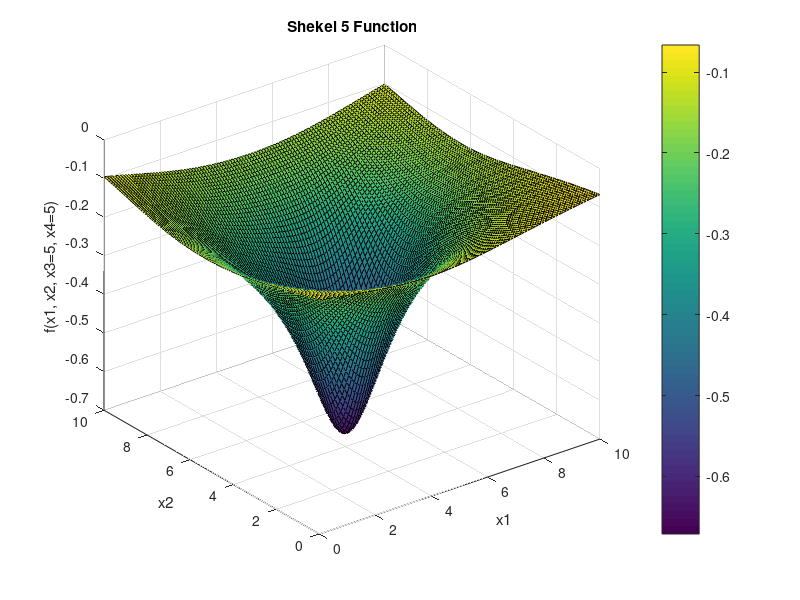

Recreate this plot in MATLAB.
function plot_shekel5()
    a = [4, 1, 8, 6, 3; 
         4, 1, 8, 6, 7; 
         4, 1, 8, 6, 3; 
         4, 1, 8, 6, 7];
    c = [0.1; 0.2; 0.2; 0.4; 0.4];

    x3 = 5;
    x4 = 5;

    [x1_grid, x2_grid] = meshgrid(0:0.1:10, 0:0.1:10);
    f_val_grid = zeros(size(x1_grid));

    for i = 1:size(x1_grid, 1)
        for j = 1:size(x1_grid, 2)
            x = [x1_grid(i, j); x2_grid(i, j); x3; x4];
            f_val_grid(i, j) = shekel5(x, a, c);
        end
    end

    figure;
    surf(x1_grid, x2_grid, f_val_grid);
    title('Shekel 5 Function');
    xlabel('x1');
    ylabel('x2');
    zlabel('f(x1, x2, x3=5, x4=5)');
    colorbar;
end

function f_val = shekel5(x, a, c)
    f_val = 0;
    for i = 1:5
        diff = x - a(:, i);
        denom = sum(diff.^2) + c(i);
        f_val = f_val - 1 / denom;
    end
end